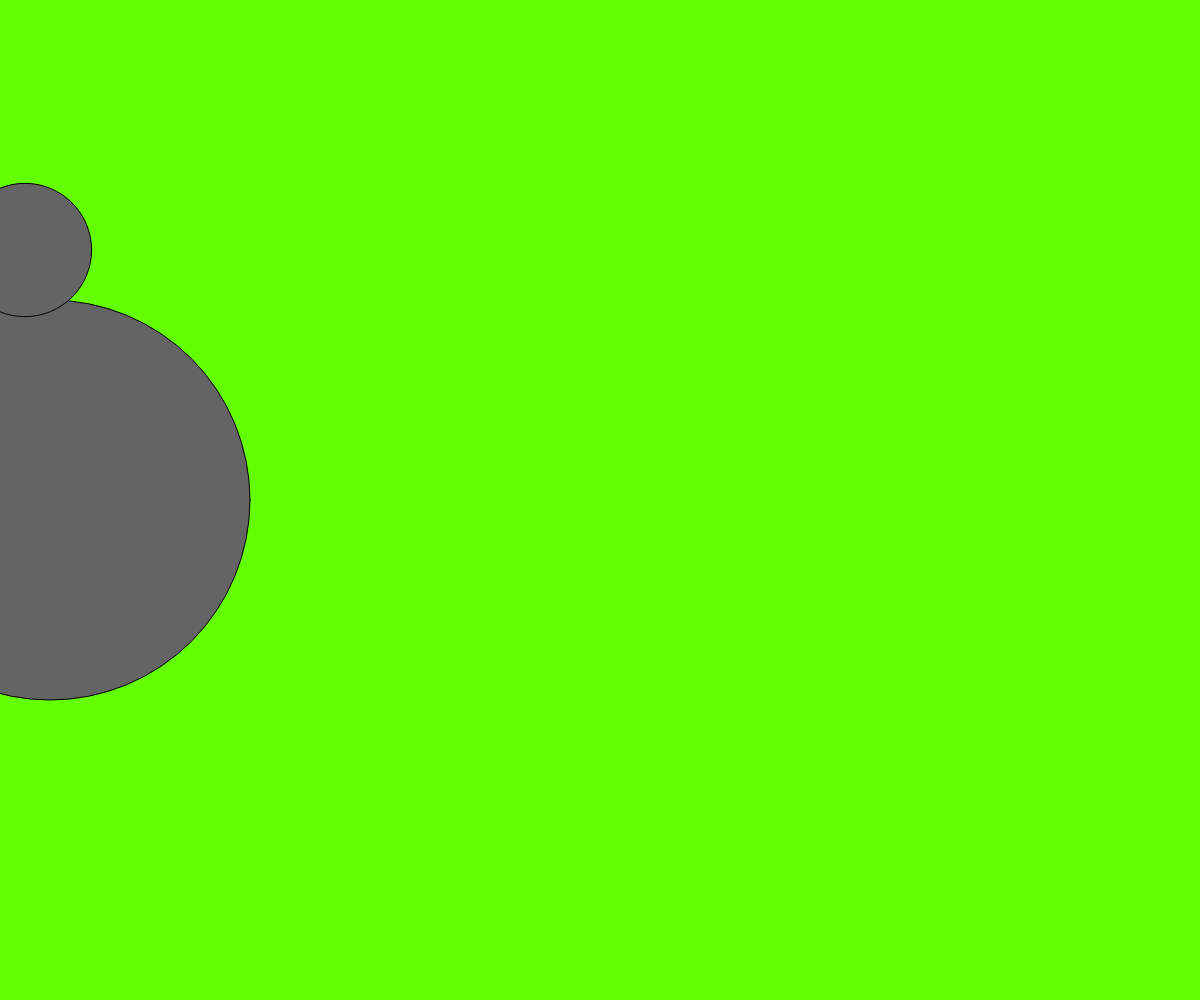
Frame 1 (no input)
Frame 60 (no input): identical to frame 1, image omitted
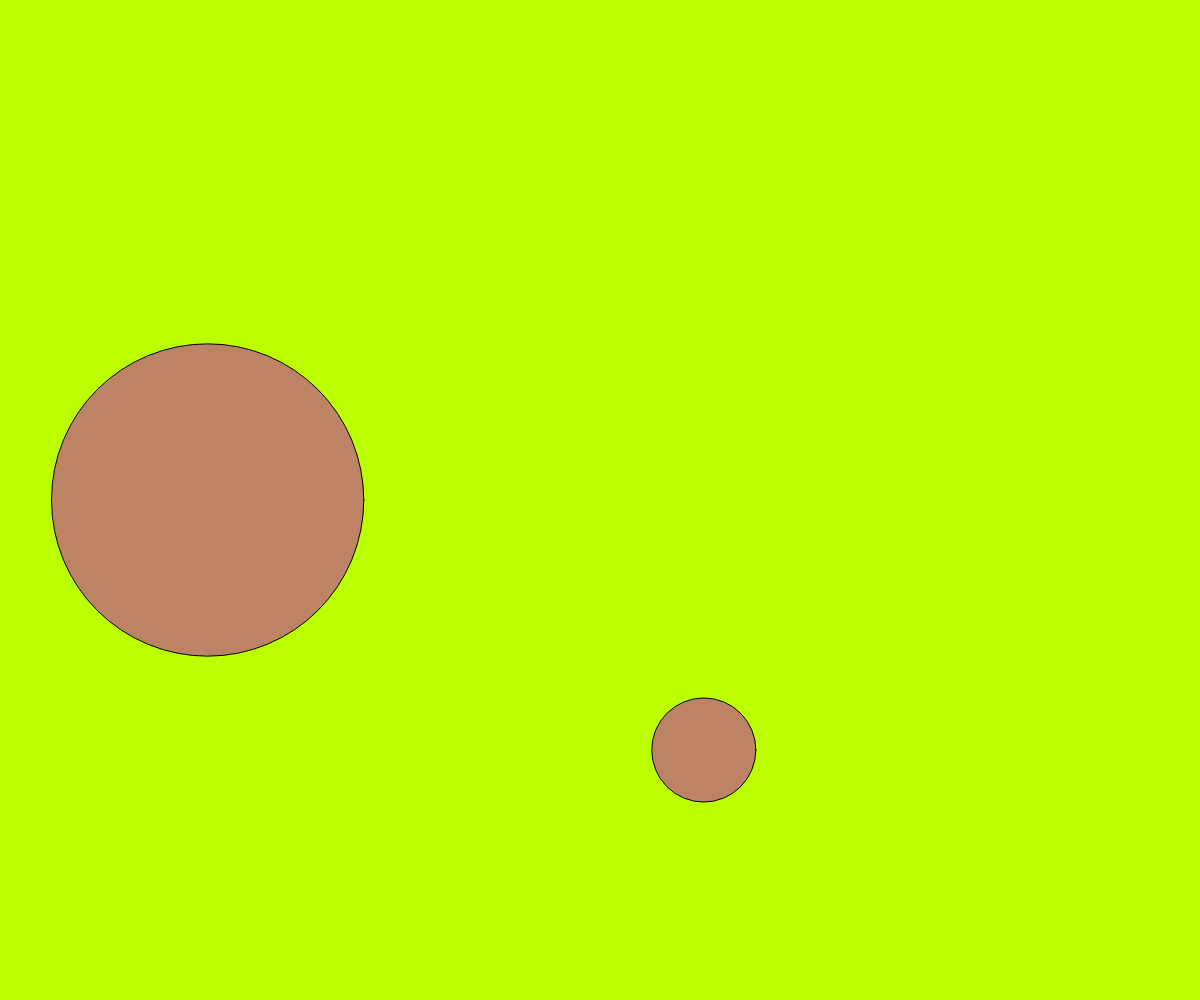
Frame 120 (the mouse pressed at the canvas centre since frame 60)

The p5.js sketch that drew these frames (run headless with seeded random() and noise() and a simulated clock; from frame 60 on, the mouse is pressed at the canvas centre):

// p5.js sketch
// ── sketch.js

var size = 400;

var r = 100;
var g = 100;

var xpos = 100;

function setup() {
  createCanvas(windowWidth, windowHeight);
}

function draw() {
  background(r,255,0);
  //r = random(20,255);
  fill(r, g, 100);
  ellipse(xpos/2, height/2, size, size);
  ellipse(mouseX + xpos/4, mouseY + height/4, size/3, size/3);
}

function mousePressed() {
  r = random(20, 255);
  g = random(100, 255);
  size = random(50,400);
  xpos = random(0,windowWidth);
}
